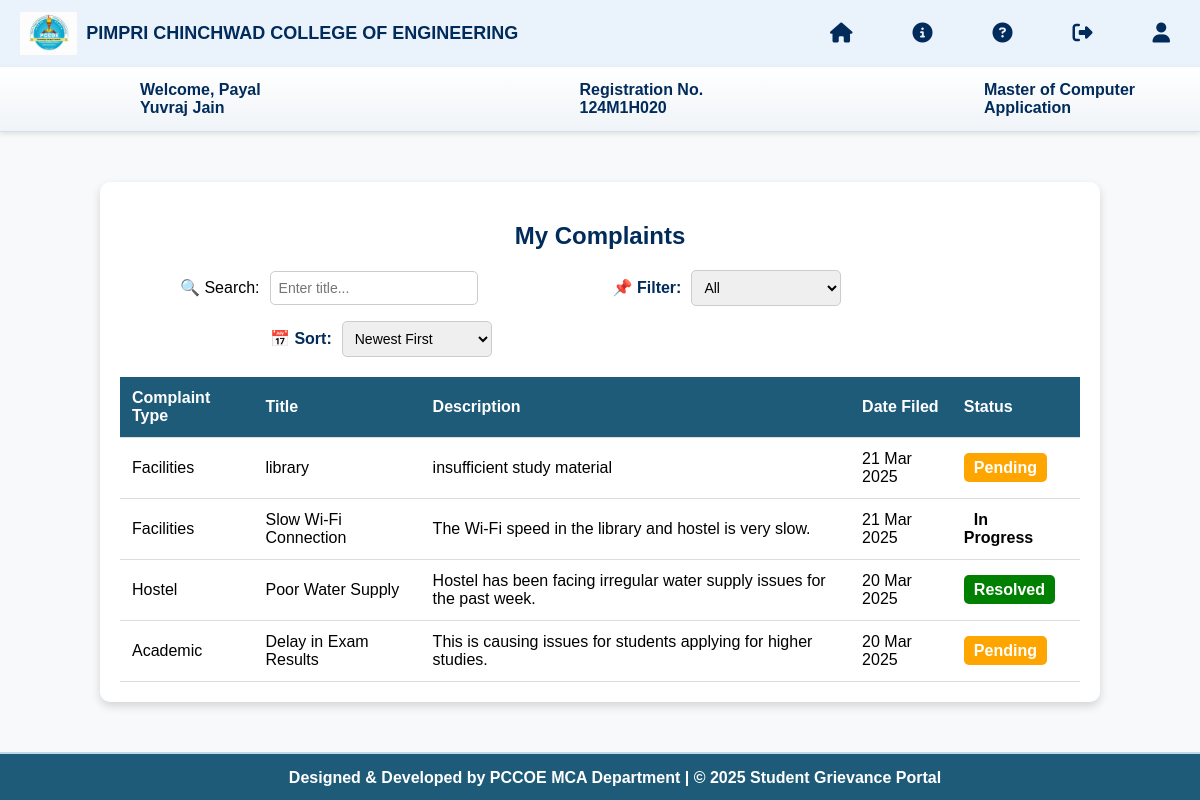
Screenshot of /view-complaints/ (signed in) with the database file from the repository.
### grievance_portal/models.py (models this page shows, shortened)
class Student(models.Model):
    prn = models.CharField(max_length=20, unique=True, primary_key=True)
    password = models.CharField(max_length=255)
    name = models.CharField(max_length=255)
    email = models.EmailField(unique=True)
    mobile_number = models.CharField(max_length=15)
    department = models.CharField(max_length=100)
    course = models.CharField(max_length=100)
    admission_year = models.IntegerField()
    graduation_year = models.IntegerField()
    dob = models.DateField()
    gender = models.CharField(
        max_length=1,
        choices=[('M', 'Male'), ('F', 'Female'), ('O', 'Other')]
    )
    address = models.TextField()
    status = models.BooleanField(default=True)

class Complaint(models.Model):
    COMPLAINT_CATEGORIES = [
        ('Academic', 'Academic'),
        ('Hostel', 'Hostel'),
        ('Mess', 'Mess'),
        ('Facilities', 'Facilities'),
        ('Faculties', 'Faculties'),
        ('Canteen', 'Canteen'),
        ('Others', 'Others'),
    ]
    STATUS_CHOICES = [
        ('Pending', 'Pending'),
        ('In Progress', 'In Progress'),
        ('Resolved', 'Resolved'),
        ('Rejected', 'Rejected'),
    ]
    id = models.AutoField(primary_key=True)
    prn = models.ForeignKey(Student, to_field="prn", on_delete=models.CASCADE, null=True, blank=True)  # Link to Student using PRN
    complaint_type = models.CharField(max_length=50, choices=COMPLAINT_CATEGORIES)
    title = models.CharField(max_length=255)
    description = models.TextField()
    anonymous = models.BooleanField(default=False)
    created_at = models.DateTimeField(auto_now_add=True)
    status = models.CharField(max_length=20, choices=STATUS_CHOICES, default='Pending')

### grievance_portal/views.py (the view)
# urls.py: path('view-complaints/', views.view_complaints, name="view_complaints"),
def view_complaints(request):
    prn = request.session.get("prn")  # Get PRN from session
    if not prn:
        return redirect("login")  # Redirect if session expired
    complaints = Complaint.objects.filter(prn_id=prn).order_by("-created_at")  # Fetch complaints
    return render(request, "view_complaints.html", {"complaints": complaints})

### grievance_portal/context_processors.py (called while the page is built)
def student_info(request):
    if 'prn' in request.session:  # Check if session exists
        try:
            student = Student.objects.get(prn=request.session['prn'])  # Fetch student from DB
            return {
                'student': student  # Store the whole student object
            }
        except Student.DoesNotExist:
            return {}  # Return empty if student not found
    return {}  # Return empty if session does not exist

### grievance_portal/templates/view_complaints.html (shortened to what this page needs)
{% extends 'base.html' %}
{% load static %}
{% block extra_css %}
    <link rel="stylesheet" href="{% static 'css/viewcomplaints.css' %}">
{% endblock %}
{% block content %}
<div class="complaints-container">
    <h2>My Complaints</h2>
    <div class="controls-container">
        <div class="search-box">
            <label for="search-title">🔍 Search:</label>
            <input type="text" id="search-title" placeholder="Enter title..." />
        </div>
        <div class="filter-container">
            <label for="status-filter">📌 Filter:</label>
            <select id="status-filter">
                <option value="all">All</option>
            </select>
        </div>
        <div class="sort-container">
            <label for="sort-date">📅 Sort:</label>
            <select id="sort-date">
                <option value="newest">Newest First</option>
            </select>
        </div>
    </div>
    {% if complaints %}
        <table class="complaints-table">
            <thead>
                <tr>
                    <th>Complaint Type</th>
                    <th>Title</th>
                    <th>Description</th>
                    <th>Date Filed</th>
                    <th>Status</th>
                </tr>
            </thead>
            <tbody id="complaint-table-body">
                {% for complaint in complaints %}
                <tr class="complaint-row" data-status="{{ complaint.status|lower }}" data-date="{{ complaint.created_at|date:'Y-m-d' }}">
                    <td>{{ complaint.complaint_type }}</td>
                    <td class="complaint-title">{{ complaint.title }}</td>
                    <td>{{ complaint.description }}</td>
                    <td>{{ complaint.created_at|date:"d M Y" }}</td>
                    <td><span class="status {{ complaint.status|lower }}">{{ complaint.status }}</span></td>
                </tr>
                {% endfor %}
            </tbody>
        </table>
    {% else %}
        <p class="no-complaints">No complaints submitted yet.</p>
    {% endif %}
</div>
{% endblock %}

### grievance_portal/templates/base.html (shortened to what this page needs)
{% load static %}
<!DOCTYPE html>
<html lang="en">
<head>
    <link rel="stylesheet" href="{% static 'css/basestyle.css' %}">
    {% block extra_css %}{% endblock %}
    <link rel="stylesheet" href="https://cdnjs.cloudflare.com/ajax/libs/font-awesome/6.4.2/css/all.min.css">
</head>
<body>
    <header>
    <div class="navbar">
        <div class="logo">
            <img src="{% static 'images/pccoe.jpg' %}" alt="College Logo">
            <span>PIMPRI CHINCHWAD COLLEGE OF ENGINEERING</span>
        </div>
        <div class="nav-icons">
            <a href="{% url 'home' %}" class="nav-item">
                <i class="fas fa-home"></i>
            </a>
            <a href="{% url 'about' %}" class="nav-item">
                <i class="fas fa-info-circle"></i>
            </a>
            <a href="{% url 'query' %}" class="nav-item">
                <i class="fas fa-question-circle"></i>
            </a>
            <a href="{% url 'logout' %}" class="nav-item">
                <i class="fas fa-sign-out-alt"></i>
            </a>
            <a href="{% url 'profile' %}" class="nav-item">
                <i class="fas fa-user"></i>
            </a>
        </div>
    </div>
    <div class="student-navbar">
        <div class="name">Welcome, {{ student.name }}</div>
        <div class="reg">Registration No. {{ student.prn }}</div>
        <div class="course">{{ student.department }}</div>
    </div>
    </header>
    <main>
    <div class="container">
        {% block content %}{% endblock %}
    </div>
    </main>
    <footer class="footer">
        <strong>Designed & Developed by PCCOE MCA Department | &copy; 2025 Student Grievance Portal<strong>
    </footer>
</body>
</html>

### grievance_portal/static/css/basestyle.css (style rules this page uses)
body { margin: 0; padding: 0; font-family: "Arial", sans-serif; background-color: #f8f9fa; }
.navbar { display: flex; align-items: center; justify-content: space-between; background-color: #EAF2FB; padding: 12px 20px; color: #002B5B; box-shadow: 0px 4px 10px rgba(0, 0, 0, 0.1); }
.navbar .logo { display: flex; align-items: center; }
.navbar .logo img { height: 43px; margin-right: 9px; }
.navbar .logo span { font-size: 18px; font-weight: bold; }
.navbar .nav-icons { display: flex; gap: 40px; }
.navbar .nav-icons a { position: relative; color: #002B5B; text-decoration: none; font-size: 20px; transition: 0.3s; padding: 10px; }
.nav-item { position: relative; }
.nav-icons i { transition: transform 0.2s ease-in-out; }
.student-navbar { background: linear-gradient(to bottom, #ffffff, #f0f4f8); color: #002B5B; padding: 12px 20px; font-size: 16px; font-weight: bold; display: flex; align-items: center; box-shadow: 0px 2px 5px rgba(0, 0, 0, 0.1); border-bottom: 1px solid #d6e0ea; }
.student-navbar .name { margin-top: 2px; margin-bottom: 2px; margin-left: 120px; }
.student-navbar .reg { margin-left: 270px; }
.student-navbar .course { margin-left: 230px; }
.footer { color: #ffffff; text-align: center; padding: 15px; font-size: 16px; border-top: 2px solid #BFD8EB; background: #1D5B79; }

### grievance_portal/static/css/viewcomplaints.css (style rules this page uses)
.complaints-container { width: 80%; margin: 50px auto; background: white; padding: 20px; border-radius: 10px; box-shadow: 0px 4px 10px rgba(0, 0, 0, 0.15); }
.complaints-container h2 { text-align: center; color: #002B5B; }
.complaints-table { width: 100%; border-collapse: collapse; margin-top: 20px; }
.complaints-table th, .complaints-table td { padding: 12px; text-align: left; border-bottom: 1px solid #ddd; }
.complaints-table th { background-color: #1D5B79; color: white; }
.status { padding: 6px 10px; border-radius: 5px; font-weight: bold; }
.status.pending { background: orange; color: white; }
.status.resolved { background: green; color: white; }
.controls-container { display: flex; margin-bottom: 15px; flex-wrap: wrap; gap: 15px; }
.search-box { display: flex; align-items: center; gap: 10px; margin-left: 60px; }
.search-box input { padding: 8px; width: 190px; border: 1px solid #ccc; border-radius: 5px; font-size: 14px; }
.filter-container, .sort-container { display: flex; align-items: center; gap: 10px; }
.filter-container label { font-weight: bold; color: #002B5B; margin-left: 120px; }
.sort-container label { font-weight: bold; color: #002B5B; margin-left: 150px; }
.filter-container select, .sort-container select { padding: 8px; border-radius: 5px; border: 1px solid #ccc; font-size: 14px; width: 150px; }
.complaints-container { flex-grow: 1; min-height: 57vh; }
.footer { position: relative; bottom: 0; width: 100%; background-color: #1D5B79; color: white; text-align: center; padding: 15px; }

### rows the page displays
Student: name "Payal Yuvraj Jain", prn "124M1H020", department "Master of Computer Application"
Complaint: complaint_type "Facilities", title "library", description "insufficient study material", created_at "21 Mar 2025", status "Pending"
Complaint: complaint_type "Facilities", title "Slow Wi-Fi Connection", description "The Wi-Fi speed in the library and hostel is very slow.", created_at "21 Mar 2025", status "In Progress"
Complaint: complaint_type "Hostel", title "Poor Water Supply", description "Hostel has been facing irregular water supply issues for the past week.", created_at "20 Mar 2025", status "Resolved"
Complaint: complaint_type "Academic", title "Delay in Exam Results", description "This is causing issues for students applying for higher studies.", created_at "20 Mar 2025", status "Pending"
